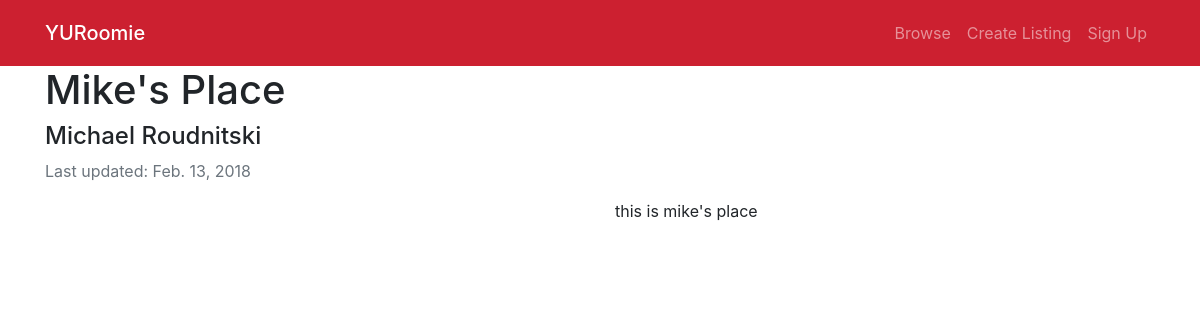
Before: /r/1/ with the older database file.
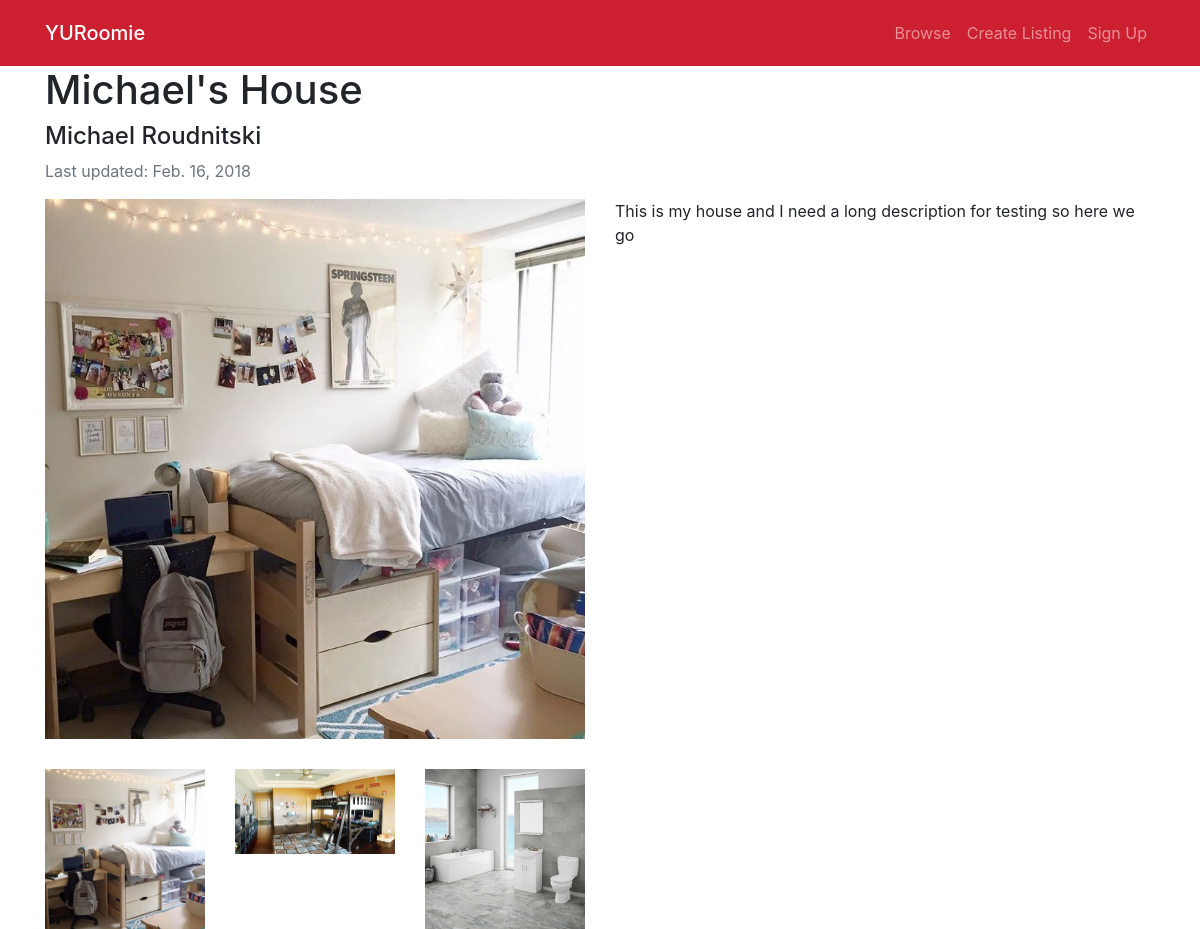
After: the same page with the newer database file.
### home/models.py (models this page shows, shortened)
class Room(models.Model):
    host_name = models.CharField(max_length=50)
    address = models.CharField(max_length=100)
    property_name = models.CharField(max_length=30, default="")
    description = models.TextField(default="No Description")
    cost = models.PositiveIntegerField(default=0)
    visits = models.PositiveIntegerField(default=0)
    number_of_rooms = models.PositiveSmallIntegerField()
    last_updated = models.DateTimeField(auto_now_add=True)

class RoomImage(models.Model):
    room = models.ForeignKey(Room, on_delete=models.CASCADE)
    image = models.ImageField()

### home/views.py (the view)
# urls.py: path('r/<int:room_id>/', views.detail, name='detail'),
def detail(request, room_id):
    room = get_object_or_404(Room, pk=room_id)
    roomImages = list(room.roomimage_set.all())
    return render(request, 'home/detail.html', {'room': room, 'roomImages': roomImages})

### home/templates/home/detail.html (shortened to what this page needs)
{% extends 'home/base.html'%}
{% load static %}
{% block body %}
<div class="row">
    <div class="col-12">
        <h1>{{ room.property_name }}</h1>
    </div>
    <div class="col-12">
        <h4>{{ room.host_name }}</h4>
    </div>
    <div class="col-12">
        <p class="text-muted">Last updated: {{ room.last_updated.date }}</p>
    </div>
</div>
<div class="row">
    <div class="col-md-6 col-sm-12">
        <div class="row">
            <div class="col-md-12">
                <img src="{{ roomImages.0.image.url }}">
            </div>
            <div class="w-100" style="height:30px;"></div>
            <div class="col-md-12">
                <div id="imageGrid" class="row">
                    {% for image in roomImages %}
                        <div class="col-4"><img id="image{{ forloop.counter0 }}" class="expandable-image" src="{{ image.image.url }}"></div>
                    {% endfor %}
                </div>
            </div>
        </div>
    </div>
    <div class="col-md-6 col-sm-12">
        <p>{{ room.description }}</p>
    </div>
</div>
{% endblock %}

Changed rows visible on the page:
changed Room "Michael Roudnitski": property_name "Mike's Place" → "Michael's House"; last_updated "Feb. 13, 2018" → "Feb. 16, 2018"; description "this is mike's place" → "This is my house and I need a long description for testing so here we go"
added RoomImage: image (picture)
added RoomImage: image (picture)
added RoomImage: image (picture)
